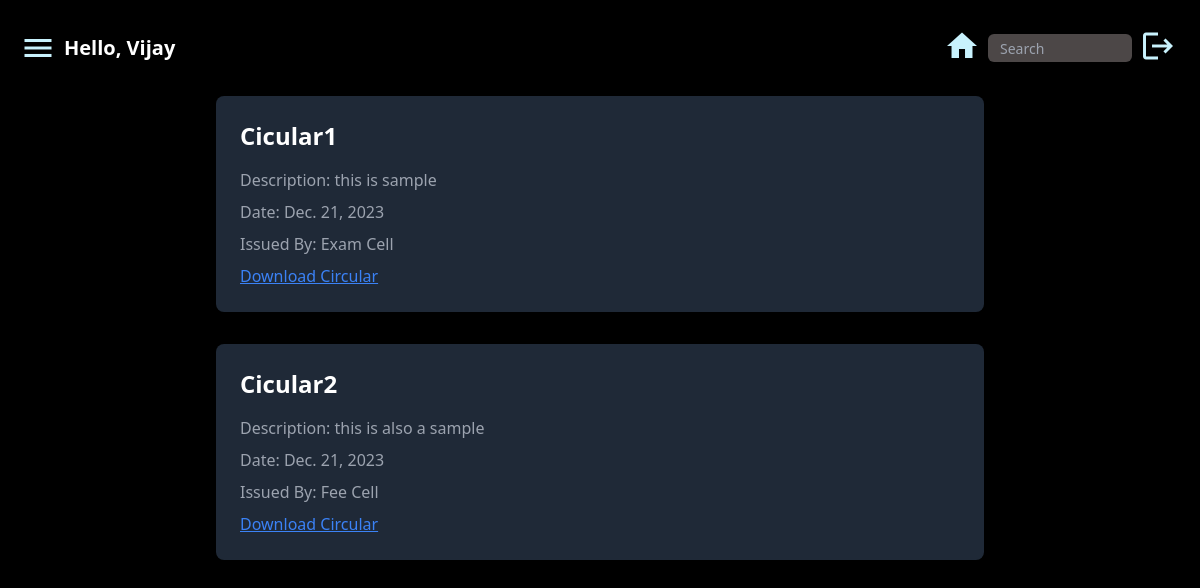
Page /circular (signed in) on the committed database.
### home/models.py (models this page shows, shortened)
class Circular(models.Model):
    title = models.CharField(max_length=100)
    description = models.CharField(max_length=500)
    date = models.DateField(default=timezone.now)
    file = models.FileField(upload_to="circular/")
    issuedBy = models.CharField(max_length=100)

### home/views.py (the view)
# urls.py: path('circular',views.circular,name='circular'),
def circular(request):
    try:
        studentId = request.session['studentId']
    except:
        return render(request, 'login.html', {"message": "Please Login First!!!"})
    studentInfo = StudentInfo.objects.get(studentId=studentId)
    personalInfo = StudentPersonalInfo.objects.get(studentId=studentId)
    temp = list(Circular.objects.all())
    context = {
        "fname": studentInfo.name.split()[0],
        "profileImg": personalInfo.profileImg,
        "temp": temp
    }
    return render(request, 'circular.html', context)

### template/circular.html (shortened to what this page needs)
{%extends 'base.html'%}
{%block content%}
{% if temp %}
{% for i in temp%}
<div class="max-w-3xl w-[80vw] sm:w-auto mx-auto">
		<div class="bg-gray-800 rounded-lg p-6 mb-8">
			<h2 class="text-2xl text-white font-semibold mb-4">{{i.title}}</h2>
			<p class="text-gray-400 mb-2">Description: {{i.description}}</p>
			<p class="text-gray-400 mb-2">Date: {{i.date}}</p>
			<p class="text-gray-400 mb-2">Issued By: {{i.issuedBy}}</p>
			<a href="{{i.file.url}}" class="text-blue-500 hover:text-blue-700 underline" target="_blank">Download Circular</a>
		</div>
</div>
{%endfor%}
{%endif%}
{%endblock%}

### template/base.html (shortened to what this page needs)
<!DOCTYPE html>
{% load static%}
<html lang="en">
<head>
     <script src="https://cdn.tailwindcss.com"></script>
</head>
<body class="bg-black">
    <nav class=" h-[5rem] sm:h-[6rem] flex flex-row justify-between p-5">
        <div id="Logo" class="flex flex-row items-center">
            <span id="menu"
                class="material-icons text-sm sm:text-4xl text-[#c8f2fd] cursor-default  hover:text-[#7fcde0] mr-2 "
                onclick="showSide()">
            </span>
            <p class="text-white text-[0.5rem] sm:text-xl font-extrabold">
                Hello, <span>
                    {{fname}}
                </span>
            </p>
        </div>
        <div id="SearchBox" class="flex flex-row justify-evenly items-center">
            <a href="/home">
                <span class="material-icons text-sm sm:text-4xl text-[#c8f2fd] cursor-default  hover:text-[#7fcde0]">
                </span>
            </a>
            <input type="search" name="Search" id="Search" placeholder="Search"
                class="rounded-md border-1 border-gray-200 bg-[#4C4747] text-white text-sm w-20 sm:w-36 h-2 sm:h-7 p-3 mx-2 outline-none" />
            <a href="/">
                <span
                    class="material-icons text-sm sm:text-4xl text-[#c8f2fd] cursor-default  hover:text-[#7fcde0] mr-1"
                    tooltip="Logout">
                </span>
            </a>
        </div>
    </nav>
    {%block content%}
    {% endblock %}
</body>
</html>

### rows in the picture
Circular: title "Cicular1", description "this is sample", date "Dec. 21, 2023", issuedBy "Exam Cell"
Circular: title "Cicular2", description "this is also a sample", date "Dec. 21, 2023", issuedBy "Fee Cell"

### other values in the picture
{{ fname }} "Vijay"
